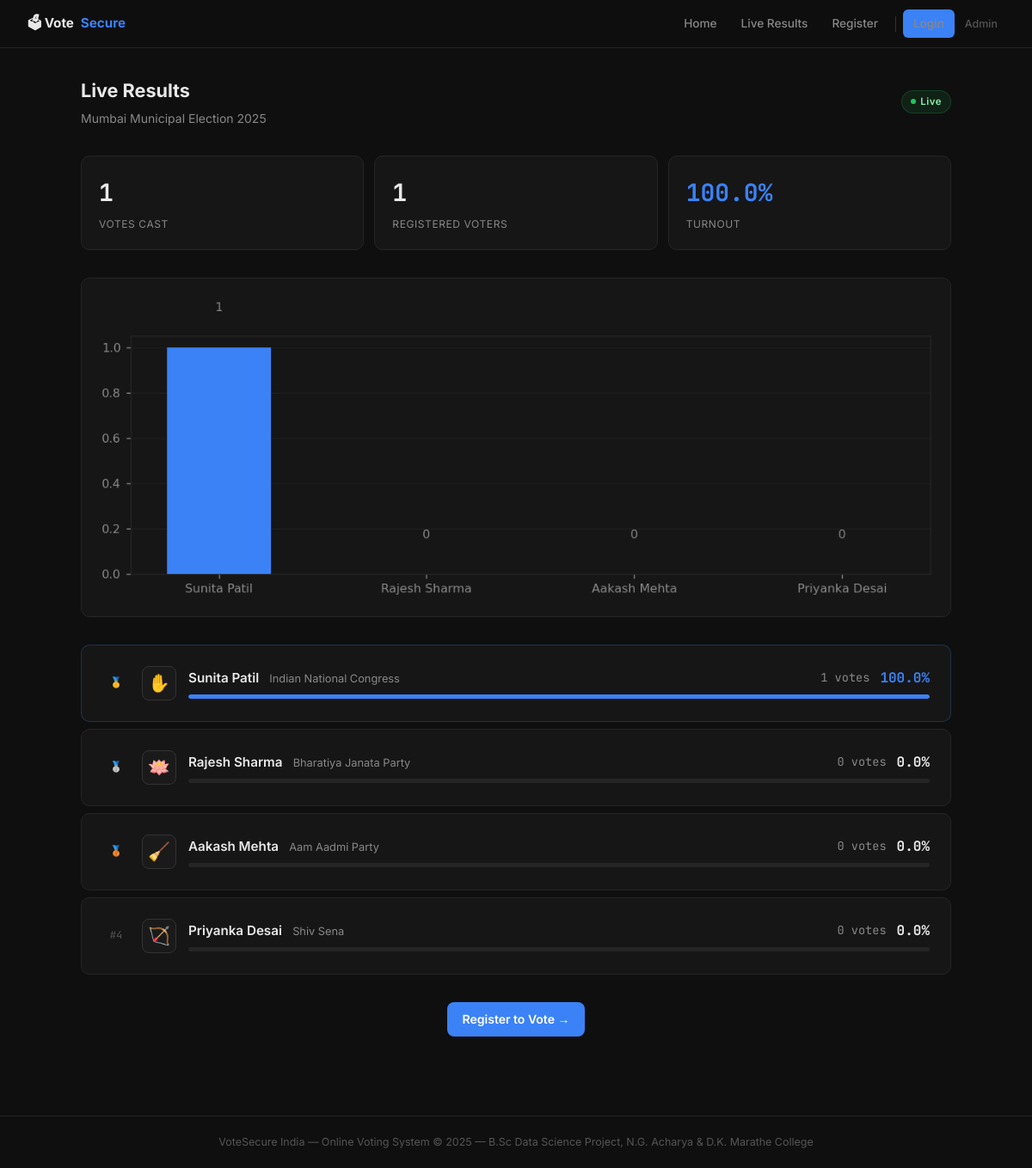
The app's page /results with its own data.
### tables this page shows
CREATE TABLE elections (
            id INTEGER PRIMARY KEY AUTOINCREMENT,
            election_id TEXT UNIQUE NOT NULL,
            title TEXT NOT NULL,
            start_date TEXT NOT NULL,
            end_date TEXT NOT NULL,
            status TEXT DEFAULT 'upcoming'
        );

CREATE TABLE candidates (
            id INTEGER PRIMARY KEY AUTOINCREMENT,
            candidate_id TEXT UNIQUE NOT NULL,
            name TEXT NOT NULL,
            party TEXT NOT NULL,
            symbol TEXT NOT NULL,
            position TEXT NOT NULL,
            bio TEXT,
            vote_count INTEGER DEFAULT 0
        );

### app.py (the view)
@app.route('/results')
def results():
    conn = get_db()
    candidates = conn.execute("SELECT * FROM candidates ORDER BY vote_count DESC").fetchall()
    election = conn.execute("SELECT * FROM elections WHERE status='active' LIMIT 1").fetchone()
    total_votes = conn.execute("SELECT COUNT(*) FROM votes").fetchone()[0]
    total_voters = conn.execute("SELECT COUNT(*) FROM voters").fetchone()[0]
    conn.close()
    labels = [c['name'] for c in candidates]
    values = [c['vote_count'] for c in candidates]
    colors = ['#e63946', '#457b9d', '#2a9d8f', '#e9c46a']
    chart = make_chart(labels, values, 'Live Vote Count', colors) if total_votes > 0 else None
    turnout = round((total_votes / total_voters * 100), 1) if total_voters > 0 else 0
    return render_template('results.html', candidates=candidates, election=election,
                           total_votes=total_votes, total_voters=total_voters,
                           chart=chart, turnout=turnout)

### app.py (called while the page is built)
def get_db():
    conn = sqlite3.connect(DB_PATH)
    conn.row_factory = sqlite3.Row
    return conn

### templates/results.html (shortened to what this page needs)
{% extends "base.html" %}
{% block content %}
<div class="container">
  <div class="flex-between mb-4">
    <div>
      <p class="page-title">Live Results</p>
      <p class="page-sub">{{ election['title'] if election else 'Mumbai Municipal Election 2025' }}</p>
    </div>
    <span class="badge badge-green"><span class="live-dot"></span> Live</span>
  </div>
  <div class="stat-grid mb-4">
    <div class="stat-card">
      <div class="stat-value">{{ total_votes }}</div>
      <div class="stat-label">Votes Cast</div>
    </div>
    <div class="stat-card">
      <div class="stat-value">{{ total_voters }}</div>
      <div class="stat-label">Registered Voters</div>
    </div>
    <div class="stat-card">
      <div class="stat-value" style="color:var(--accent);">{{ turnout }}%</div>
      <div class="stat-label">Turnout</div>
    </div>
  </div>
  {% if chart %}
  <div class="card mb-4" style="overflow:hidden;padding:0;">
    <img style="width:100%;display:block;border-radius:var(--radius);">
  </div>
  {% endif %}
  {% if total_votes == 0 %}
  <div class="card" style="text-align:center;padding:40px 24px;margin-bottom:16px;">
    <p style="font-size:2rem;margin-bottom:12px;">🗳</p>
    <p style="font-weight:600;font-size:1rem;margin-bottom:6px;">No votes have been cast yet</p>
    <p style="color:var(--muted2);font-size:0.875rem;">Results and rankings will appear here once voting begins.</p>
  </div>
  <div class="card">
    <p style="font-size:0.78rem;color:var(--muted2);text-transform:uppercase;letter-spacing:.05em;margin-bottom:16px;">Registered Candidates</p>
    {% for c in candidates %}
    <div style="display:flex;align-items:center;gap:14px;padding:12px 0;{{ 'border-bottom:1px solid var(--border);' if not loop.last else '' }}">
      <div style="width:36px;height:36px;display:flex;align-items:center;justify-content:center;background:var(--surface);border-radius:8px;font-size:1.2rem;flex-shrink:0;">{{ c['symbol'] }}</div>
      <div style="flex:1;">
        <p style="font-weight:600;font-size:0.9rem;">{{ c['name'] }}</p>
        <p style="color:var(--muted2);font-size:0.8rem;margin-top:1px;">{{ c['party'] }}</p>
      </div>
      <span class="badge badge-amber">Awaiting votes</span>
    </div>
    {% endfor %}
  </div>
  {% else %}
  <div style="display:flex;flex-direction:column;gap:8px;">
    {% for c in candidates %}
    {% set pct = (c['vote_count'] / total_votes * 100)|round(1) if total_votes > 0 else 0 %}
    <div class="card" style="{{ 'border-color:rgba(59,130,246,.25);' if loop.index == 1 else '' }}">
      <div style="display:flex;align-items:center;gap:14px;">
        <div style="width:32px;text-align:center;font-family:'JetBrains Mono',monospace;font-size:0.75rem;color:var(--muted);flex-shrink:0;">
          {% if loop.index == 1 %}🥇{% elif loop.index == 2 %}🥈{% elif loop.index == 3 %}🥉{% else %}#{{ loop.index }}{% endif %}
        </div>
        <div style="width:40px;height:40px;display:flex;align-items:center;justify-content:center;background:var(--surface);border-radius:8px;font-size:1.3rem;flex-shrink:0;border:1px solid var(--border2);">{{ c['symbol'] }}</div>
        <div style="flex:1;min-width:0;">
          <div style="display:flex;align-items:center;justify-content:space-between;margin-bottom:6px;flex-wrap:wrap;gap:8px;">
            <div>
              <span style="font-weight:600;font-size:0.95rem;">{{ c['name'] }}</span>
              <span style="color:var(--muted2);font-size:0.8rem;margin-left:8px;">{{ c['party'] }}</span>
            </div>
            <div style="display:flex;align-items:center;gap:12px;">
              <span style="font-family:'JetBrains Mono',monospace;font-size:0.85rem;color:var(--muted2);">{{ c['vote_count'] }} votes</span>
              <span style="font-family:'JetBrains Mono',monospace;font-weight:700;font-size:1rem;color:{{ 'var(--accent)' if loop.index == 1 else 'var(--text)' }};">{{ pct }}%</span>
            </div>
          </div>
          <div class="progress">
            <div class="progress-bar" style="width:{{ pct }}%;{{ 'background:var(--accent);' if loop.index == 1 else 'background:var(--border2);' }}"></div>
          </div>
        </div>
      </div>
    </div>
    {% endfor %}
  </div>
  {% endif %}
  {% if not session.get('voter') %}
  <div style="text-align:center;margin-top:32px;">
    <a href="/register" class="btn btn-primary">Register to Vote →</a>
  </div>
  {% endif %}
</div>
{% endblock %}

### templates/base.html (style rules this page uses)
*, *::before, *::after { box-sizing: border-box; margin: 0; padding: 0; }
:root { --bg:#0f0f0f; --surface:#1a1a1a; --card:#161616; --border:#252525; --border2:#333; --text:#e8e8e8; --muted:#555; --muted2:#888; --accent:#3b82f6; --accent-h:#2563eb; --green:#22c55e; --red:#ef4444; --amber:#f59e0b; --radius:10px; }
html { scroll-behavior:smooth; }
body { background:var(--bg);color:var(--text);font-family:'Inter',sans-serif;font-size:15px;line-height:1.6;min-height:100vh;-webkit-font-smoothing:antialiased; }
.btn { display:inline-flex;align-items:center;gap:6px;padding:9px 18px;border-radius:8px;border:none;font-family:'Inter',sans-serif;font-size:0.875rem;font-weight:600;cursor:pointer;text-decoration:none;transition:all .15s;white-space:nowrap; }
.btn-primary { background:var(--accent);color:#fff; }
.card { background:var(--card);border:1px solid var(--border);border-radius:var(--radius);padding:24px; }
.badge { display:inline-flex;align-items:center;gap:5px;padding:3px 10px;border-radius:20px;font-size:0.72rem;font-weight:600;letter-spacing:.04em; }
.badge-green { background:rgba(34,197,94,.1);color:#86efac;border:1px solid rgba(34,197,94,.2); }
.live-dot { width:6px;height:6px;border-radius:50%;background:#22c55e;animation:pulse 1.5s infinite;display:inline-block; }
.stat-grid { display:grid;grid-template-columns:repeat(3,1fr);gap:12px; }
.stat-card { background:var(--card);border:1px solid var(--border);border-radius:var(--radius);padding:20px; }
.stat-value { font-size:1.75rem;font-weight:700;font-family:'JetBrains Mono',monospace; }
.stat-label { font-size:0.75rem;color:var(--muted2);margin-top:4px;text-transform:uppercase;letter-spacing:.05em; }
.progress { background:var(--border);border-radius:99px;height:5px;overflow:hidden; }
.progress-bar { height:100%;border-radius:99px;background:var(--accent);transition:width .8s cubic-bezier(.4,0,.2,1); }
.container { max-width:1060px;margin:0 auto;padding:32px 24px; }
.flex-between { display:flex;align-items:center;justify-content:space-between;flex-wrap:wrap;gap:12px; }
.mb-4 { margin-bottom:32px; }
.page-title { font-size:1.35rem;font-weight:700;margin-bottom:4px; }
.page-sub { color:var(--muted2);font-size:0.875rem; }

### records on screen
elections: title "Mumbai Municipal Election 2025"
candidates: symbol "✋", name "Sunita Patil", party "Indian National Congress", vote_count "1", pct "100.0"
candidates: symbol "🪷", name "Rajesh Sharma", party "Bharatiya Janata Party", vote_count "0", pct "0.0"
candidates: symbol "🧹", name "Aakash Mehta", party "Aam Aadmi Party", vote_count "0", pct "0.0"
candidates: symbol "🏹", name "Priyanka Desai", party "Shiv Sena", vote_count "0", pct "0.0"

### other values on screen
{{ total_votes }} "1"
{{ total_voters }} "1"
{{ turnout }} "100.0"
